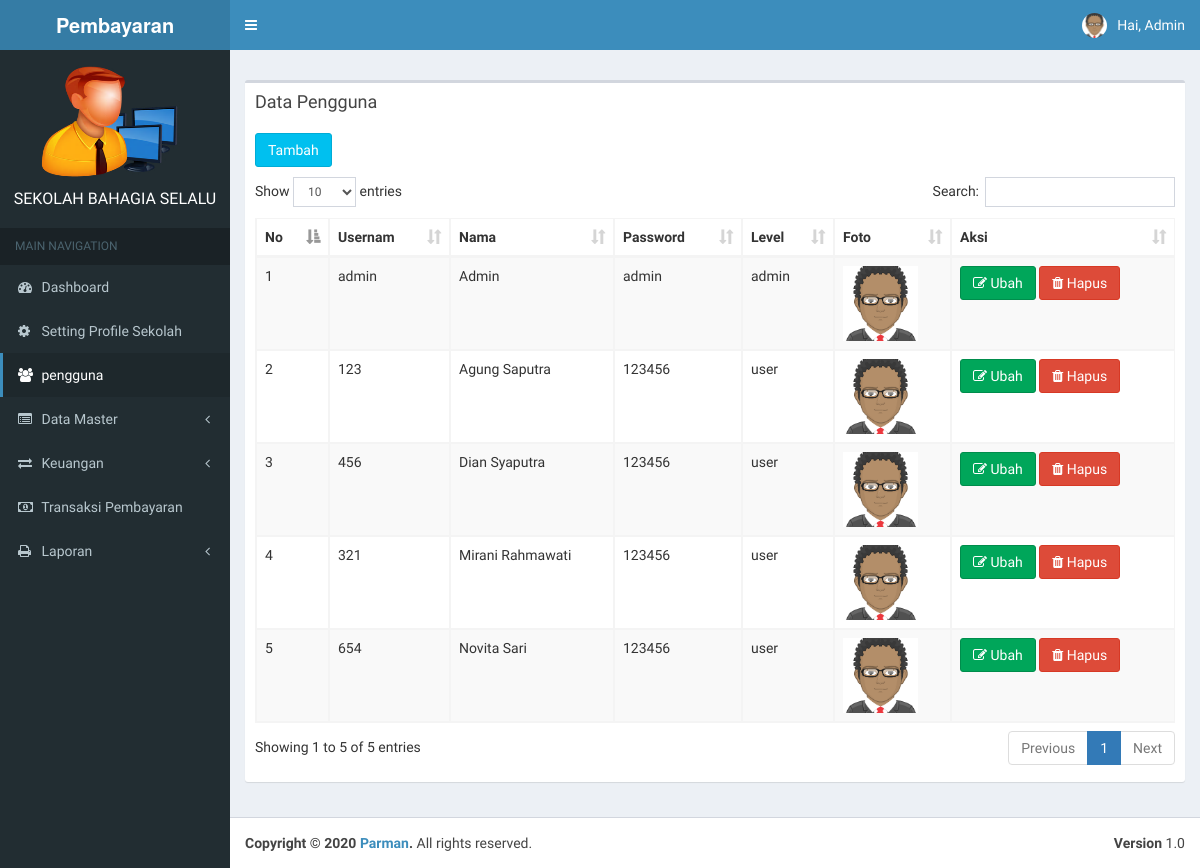
Page /index.php?page=pengguna (signed in) on the earlier database version.
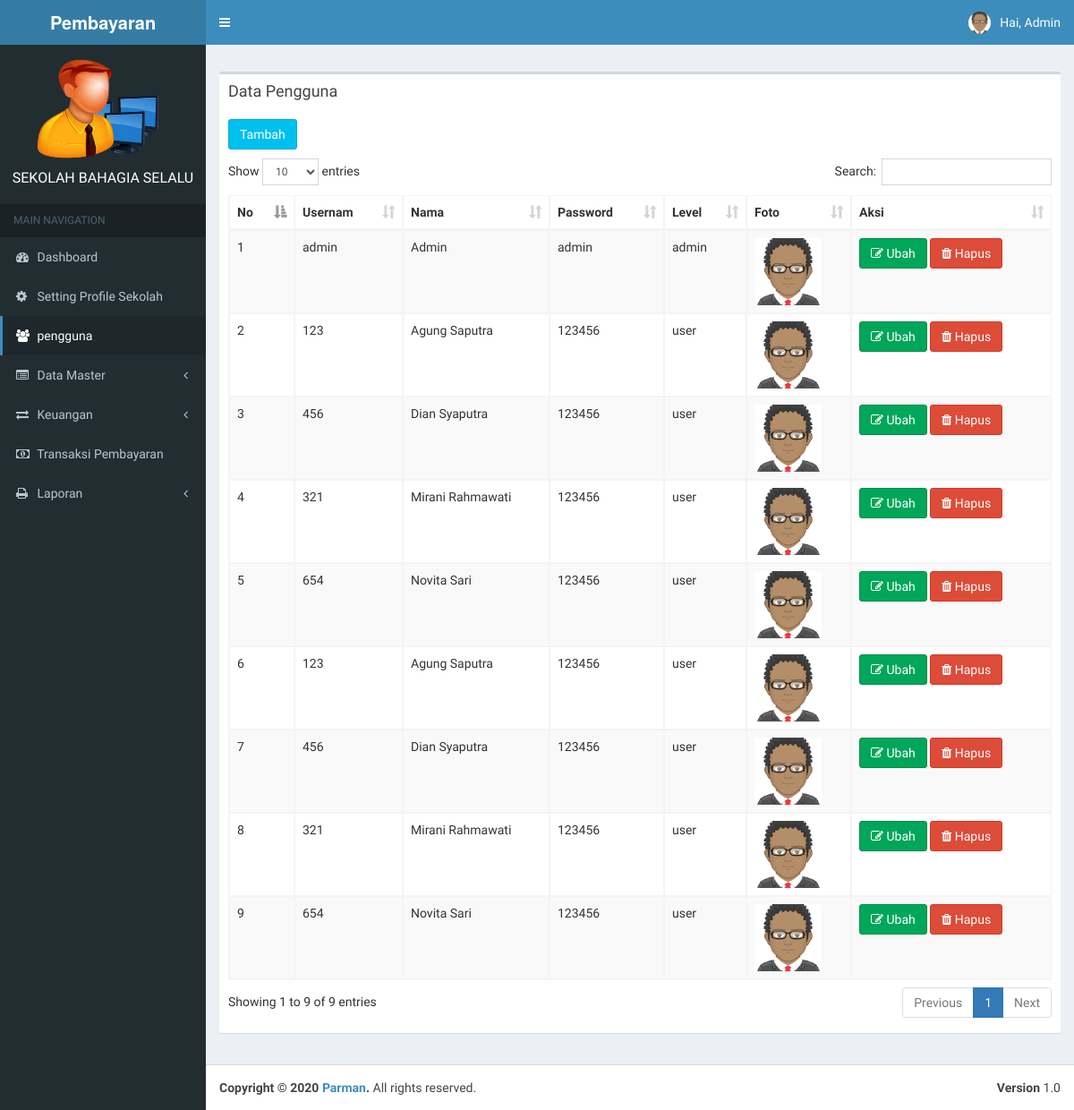
Same page on the later database version.
### tables this page shows
CREATE TABLE `tb_user` (
  `id` int(11) NOT NULL AUTO_INCREMENT,
  `username` varchar(100) NOT NULL,
  `nama_user` varchar(255) NOT NULL,
  `password` varchar(100) NOT NULL,
  `level` varchar(30) NOT NULL,
  `foto` varchar(255) NOT NULL,
  PRIMARY KEY (`id`)
);

CREATE TABLE `tb_profile` (
  `nama_sekolah` varchar(255) NOT NULL,
  `alamat` text NOT NULL,
  `telpon` varchar(20) NOT NULL,
  `website` varchar(100) NOT NULL,
  `kota` varchar(100) NOT NULL,
  `bendahara` varchar(100) NOT NULL,
  `nip` varchar(30) NOT NULL,
  `foto` varchar(255) NOT NULL,
  `ktu` varchar(255) NOT NULL,
  `nip_ktu` varchar(30) NOT NULL
);

### page/pengguna/pengguna.php (the view)
 <section class="content">
      <div class="row">
<div class="box">
            <div class="box-header">
              <h3 class="box-title">Data Pengguna</h3>
            </div>
            <div class="box-body">
            	<a href="?page=pengguna&aksi=tambah" class="btn btn-info" style="margin-bottom: 10px;" title="">Tambah</a>
              <table id="example1" class="table table-bordered table-striped">
                <thead>
                <tr>
                  <th>No</th>
                  <th>Usernam</th>
                  <th>Nama</th>
                  <th>Password</th>
                  <th>Level</th>
                  <th>Foto</th>
                  <th>Aksi</th>
                </tr>
                </thead>
                <tbody>
                	<?php
                			$no = 1;
                			$sql = $koneksi->query("select * from tb_user");
                			while ($data = $sql->fetch_assoc()) {
                	 ?>
                <tr>
                  <td><?php echo $no++; ?></td>
                  <td><?php echo $data['username'] ?></td>
                 <td><?php echo $data['nama_user'] ?></td>
                 <td><?php echo $data['password'] ?></td>
                 <td><?php echo $data['level'] ?></td>
                <td><img src="images/<?php echo $data['foto'] ?>" widht="75" height="75" alt=""></td>
                  <td>
                    <a href="?page=pengguna&aksi=ubah&id=<?php echo $data['id'] ;?>" class="btn btn-success" title=""><i class="fa fa-edit"></i>  Ubah</a>
                     <a onclick="return confirm('Apakah Anda Yakin Mengahpus Data Ini')" href="?page=pengguna&aksi=hapus&id=<?php echo $data['id'] ;?>" class="btn btn-danger" title=""><i class="fa fa-trash"></i>  Hapus</a>
                  </td>
                </tr>
                <?php } ?>
            </tbody>
        </table>
    </div>
</div>
</div>
</section>

### index.php (shortened to what this page needs)
<?php
	 include "include/koneksi.php";
 if ($_SESSION['admin'] || $_SESSION['user']) {
?>
<!DOCTYPE html>
<html>
<head>
  <link rel="stylesheet" href="bootstrap/css/bootstrap.min.css">
  <link rel="stylesheet" href="https://cdnjs.cloudflare.com/ajax/libs/font-awesome/4.5.0/css/font-awesome.min.css">
  <link rel="stylesheet" href="https://cdnjs.cloudflare.com/ajax/libs/ionicons/2.0.1/css/ionicons.min.css">
   <link rel="stylesheet" href="plugins/datatables/dataTables.bootstrap.css">
  <link rel="stylesheet" href="dist/css/AdminLTE.min.css">
   <link rel="stylesheet" href="plugins/select2/select2.min.css">
  <link rel="stylesheet" href="dist/css/skins/_all-skins.min.css">
  <link rel="stylesheet" type="text/css" href="sw/dist/sweetalert.css">
</head>
<body class="hold-transition skin-blue sidebar-mini">
<div class="wrapper">
  <header class="main-header">
    <a href="index.php" class="logo">
      <span class="logo-lg"><b>Pembayaran</b></span>
    </a>
    <nav class="navbar navbar-static-top">
      <a href="#" class="sidebar-toggle" data-toggle="offcanvas" role="button">
      </a>
      <?php
            if ($_SESSION['admin']) {
              $user = $_SESSION['admin'];
            }elseif ($_SESSION['user']) {
             $user = $_SESSION['user'];
            }
            $sql_user = $koneksi->query("select * from tb_user where id='$user'");
            $data_user = $sql_user->fetch_assoc();
             $nama = $data_user['nama_user'];
       ?>
      <div class="navbar-custom-menu">
        <ul class="nav navbar-nav">
          <li class="dropdown user user-menu">
            <a href="#" class="dropdown-toggle" data-toggle="dropdown">
              <img src="images/<?php echo $data_user['foto'] ?>" class="user-image" alt="User Image">
              <span class="hidden-xs">Hai, <?php echo $nama ?></span>
            </a>
          </li>
      </div>
    </nav>
  </header>
  	<?php include "include/menu.php"; ?>
     <div class="content-wrapper">
    <section class="content-header">
      <?php include "include/isi.php"; ?>
    </section>
  </div>
  <footer class="main-footer">
    <div class="pull-right hidden-xs">
      <b>Version</b> 1.0
    </div>
    <strong>Copyright &copy; 2020 <a href="http://almsaeedstudio.com">Parman</a>.</strong> All rights
    reserved.
  </footer>
</div>
</body>
</html>
<?php
      }else{
        header("location:login.php");
      }
 ?>

### include/menu.php (shortened to what this page needs)
 <?php
    $sql2 = $koneksi->query("select * from tb_profile ");
    $data1 = $sql2->fetch_assoc();
 ?>
 <aside class="main-sidebar">
    <section class="sidebar">
<div class="user-panel">
  <div>
  <img style="margin-left:30px" src="images/<?php echo $data1['foto'] ?>" width="140" height="120" >
      <h5 style="color:white; font-size: 16px; text-align: center; "><?php echo $data1['nama_sekolah'] ?></h5>
  </div>
  <div class="pull-left info">
  </div>
</div>
<?php
  switch ($_GET['page']) {
    case 'pengguna':
      $aktifAdmin='active';
      break;
  }
  ?>
<ul class="sidebar-menu" data-widget="tree">
  <li class="header">MAIN NAVIGATION</li>
            <li class="<?php echo $aktifHome; ?>"><a href="index.php"><i class="fa fa-dashboard"></i> Dashboard</a></li>
            <?php  if ($_SESSION['admin']){ ?>
             <li class="<?php echo $aktifprofile; ?>"><a href="?page=profile"><i class="fa fa-gear"></i> Setting Profile Sekolah</a></li>
            <li class="<?php echo $aktifAdmin; ?>"><a href="?page=pengguna"><i class="fa fa-users"></i> pengguna</a></li>
            <li class="treeview <?php echo $aktifA; ?>">
              <a href="#">
                <i class="fa fa-list-alt"></i> <span>Data Master</span>
                <span class="pull-right-container">
                  <i class="fa fa-angle-left pull-right"></i>
                </span>
              </a>
            </li>
            <li class="treeview <?php echo $aktifB; ?>">
              <a href="#">
                <i class="fa fa-exchange"></i> <span>Keuangan</span>
                <span class="pull-right-container">
                  <i class="fa fa-angle-left pull-right"></i>
                </span>
              </a>
            </li>
            <li><a href="?page=transaksi"><i class="fa fa-money"></i> Transaksi Pembayaran</a></li>
             <li class="treeview <?php echo $aktifC; ?>">
              <a href="#">
                <i class="fa fa-print"></i> <span>Laporan</span>
                <span class="pull-right-container">
                  <i class="fa fa-angle-left pull-right"></i>
                </span>
              </a>
            </li>
             <?php } ?>
      </ul>
    </section>
  </aside>

### include/isi.php (shortened to what this page needs)
<?php
		$page = $_GET['page'];
		$aksi = $_GET['aksi'];
		if ($page == "pengguna") {
			if ($aksi == "") {
				include "page/pengguna/pengguna.php";
			}
		}
 ?>

Differences in the rows shown:
added tb_user: username "123", nama_user "Agung Saputra", password "123456", level "user", foto (placeholder picture)
added tb_user: username "456", nama_user "Dian Syaputra", password "123456", level "user", foto (placeholder picture)
added tb_user: username "321", nama_user "Mirani Rahmawati", password "123456", level "user", foto (placeholder picture)
added tb_user: username "654", nama_user "Novita Sari", password "123456", level "user", foto (placeholder picture)
Other differences:
text written by a page script: "Show entries Search: Showing 1 to 5 of 5 entries Previous 1 Next" → "Show entries Search: Showing 1 to 9 of 9 entries Previous 1 Next"
